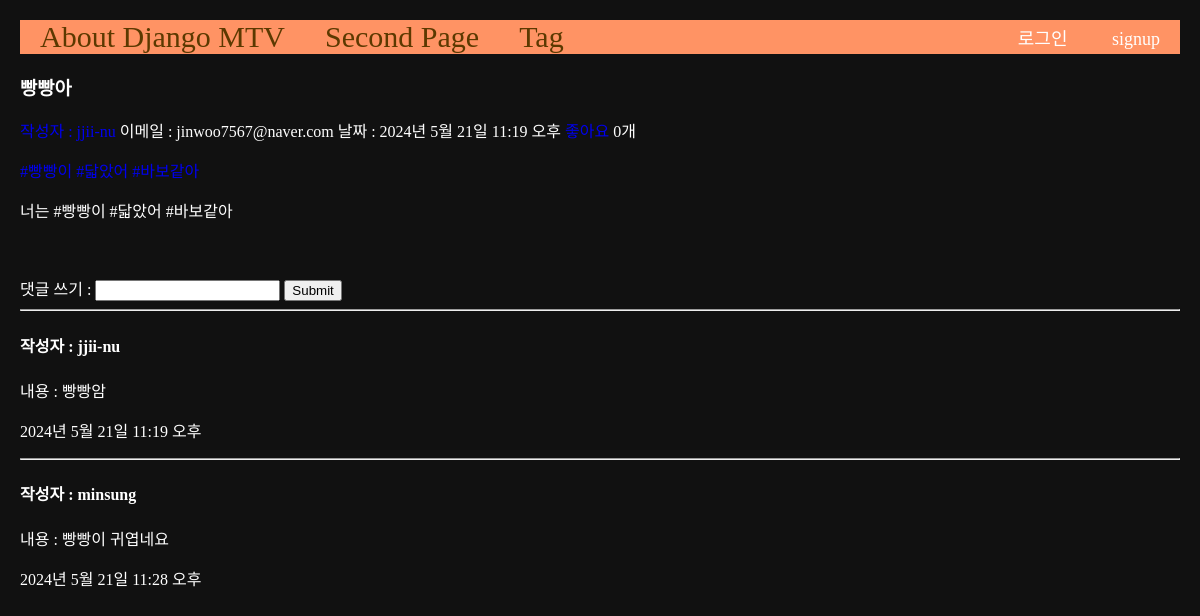
Page /6 on the committed database.
### main/models.py (models this page shows, shortened)
class Post(models.Model):
    title = models.CharField(max_length=50)
    writer = models.ForeignKey(User, null=False, blank=False, on_delete=models.CASCADE)
    email = models.EmailField()
    body = models.TextField()
    pub_date = models.DateTimeField()
    image = models.ImageField(upload_to="post/", blank=True, null=True)
    tags = models.ManyToManyField(Tag, related_name='posts', blank=True)
    like = models.ManyToManyField(User, related_name='likes', blank=True)
    like_count = models.PositiveBigIntegerField(default=0)

class Comment(models.Model):
    content = models.TextField()
    pub_date = models.DateTimeField()
    writer = models.ForeignKey(User, null=False, blank=False, on_delete=models.CASCADE)
    post = models.ForeignKey(Post, null=False, blank=False, on_delete=models.CASCADE)

### main/views.py (the view, shortened to what this page needs)
# urls.py: path('<int:id>', detail, name="detail"),
def detail(request, id):
    post = get_object_or_404(Post, pk = id)
    if request.method == 'GET':
        comments = Comment.objects.filter(post=post)
        return render(request, 'main/detail.html', {'post':post, 'comments': comments})

### main/templates/main/detail.html (shortened to what this page needs)
{% extends 'base.html' %}
{% load static %}
{% block content %}
<h3>{{post.title}}</h3>
<a href="{% url 'users:mypage' post.writer.id %}">
작성자 : {{post.writer}}</a>
이메일 : {{post.email}}
날짜 : {{post.pub_date}}
<a href="{% url 'main:likes' post.id %}">
    {% if user in post.like.all %} 취소 {% else %} 좋아요 {% endif %}
</a>
{{post.like_count}}개
<p>
    {% for tag in post.tags.all %}
        <a href="{% url 'main:tag-posts' tag.id %}">#{{ tag.name }} </a>
    {% endfor %}
</p>
<p>{{post.body}}</p>
<br>
<div class="comment_container">
    <div class="comment_form">
        <form action="{% url 'main:detail' post.id %}" method="POST">
            댓글 쓰기 : <input type="text" name="content">
            <input type="submit" name="submit">
        </form>
    </div>
    <div class="comment_list">
        {% for comment in comments %}
        <hr>
        <h4>작성자 : {{comment.writer}}</h4>
        <p>내용 : {{comment.content}}</p>
        <p>{{comment.pub_date}}</p>
        {% endfor %}
    </div>
</div>
{% endblock %}

### project/templates/base.html (style rules this page uses)
a { text-decoration: none; }
.body-container { background-color: #111; color: #fff; margin: 20px; }

### rows in the picture
Post: title "빵빵아", email "jinwoo7567@naver.com", pub_date "2024년 5월 21일 11:19 오후", like_count "0", body "너는 #빵빵이 #닯았어 #바보같아"
Comment: writer "jjii-nu", content "빵빵암", pub_date "2024년 5월 21일 11:19 오후"
Comment: writer "minsung", content "빵빵이 귀엽네요", pub_date "2024년 5월 21일 11:28 오후"
